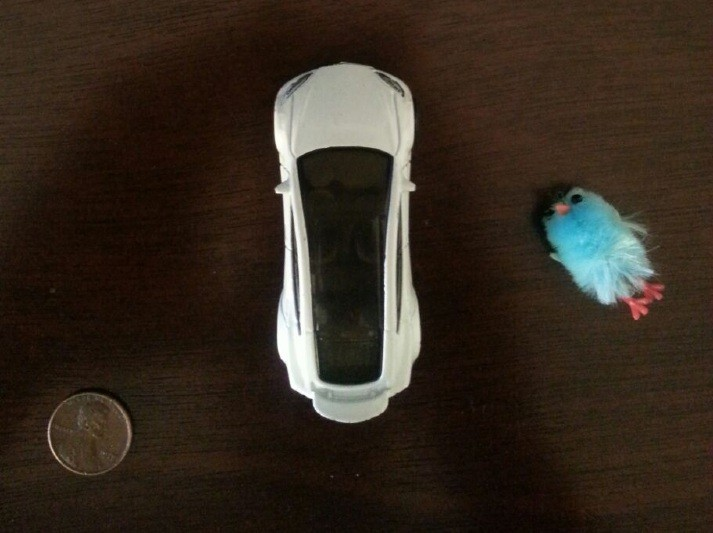
#> input picture image/sec.jpg, 713 x 533 px
$ python multiply.py
#> lines starting #> are read from the running program, lines starting #| are printed output that depends on the picture
import cv2
import numpy as np

img1 = cv2.imread('image/sec.jpg')
#> img1 is the input picture: shape (533, 713, 3); mean B, G, R 31.4, 42, 52.8
img2 = cv2.imread('image/demo.jpg')
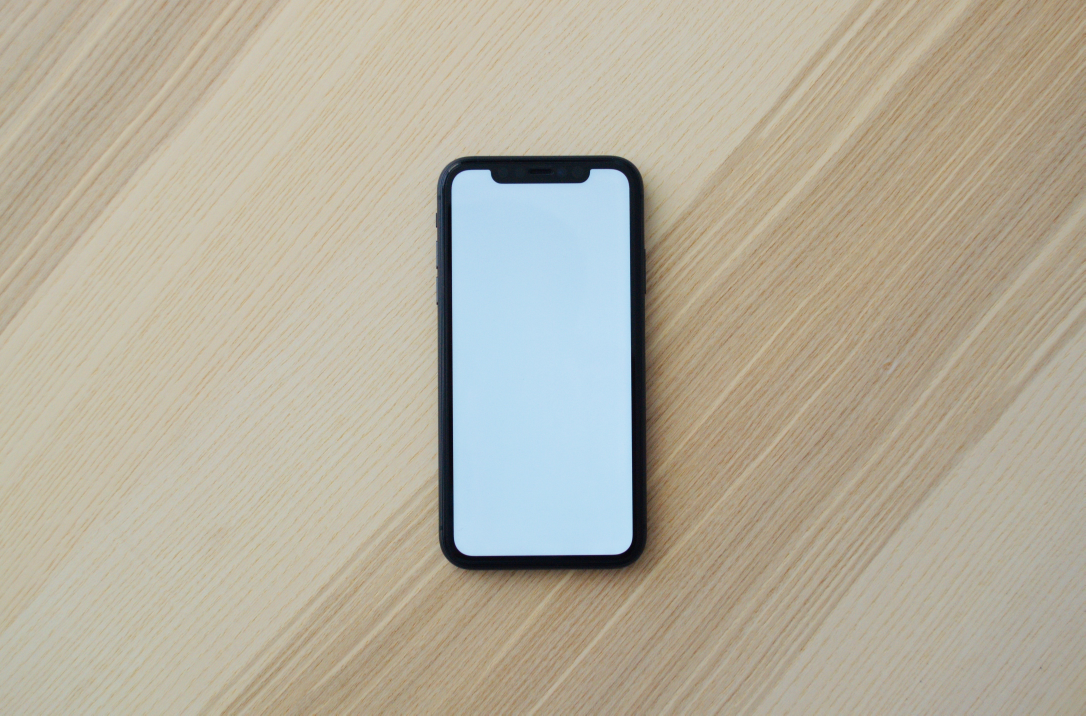
#> input picture image/demo.jpg, 4341 x 2861 px (shown at 1/4 size)
#> img2 is the input picture: shape (2861, 4341, 3); mean B, G, R 157.3, 174.7, 181.4

# multiply
img2_resized = cv2.resize(img2, (img1.shape[1], img1.shape[0]))
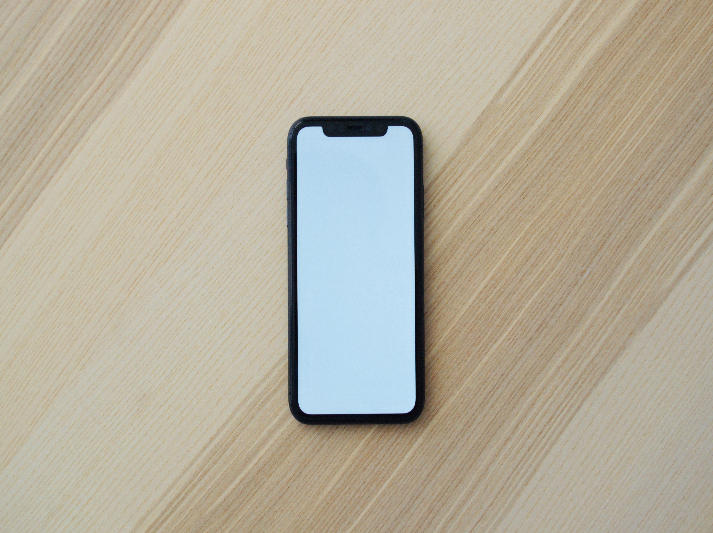
#> img2_resized: shape (533, 713, 3); mean B, G, R 157.1, 174.5, 181.3
mul = cv2.multiply(img1,1.2, img2_resized,1.8)
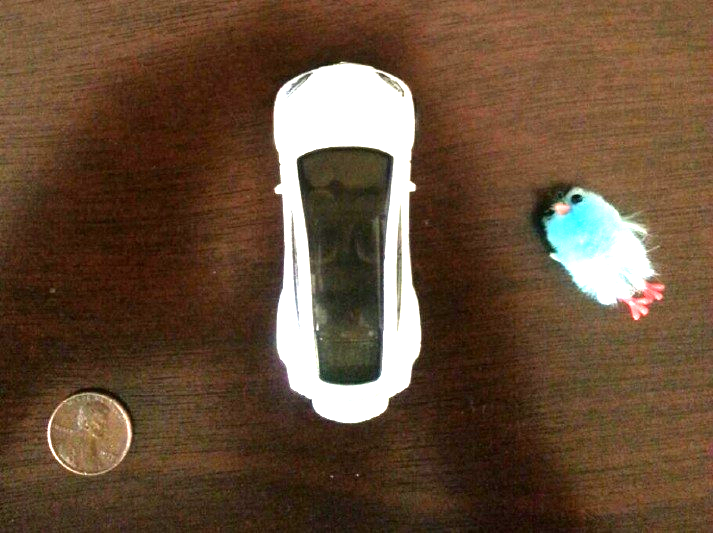
#> mul: shape (533, 713, 3); mean B, G, R 56.5, 78.2, 103.1
cv2.imshow('Image sub', mul)

cv2.waitKey(0)
cv2.destroyAllWindows()
